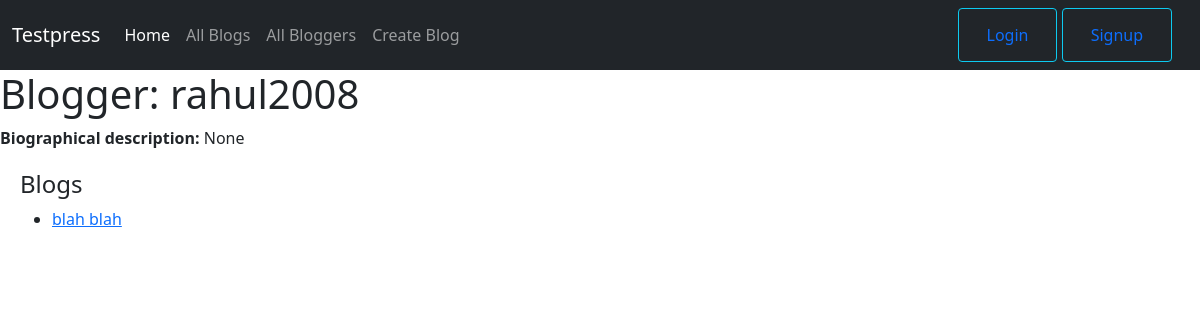
/blog/blogger/5, run on an earlier commit of the app's database.
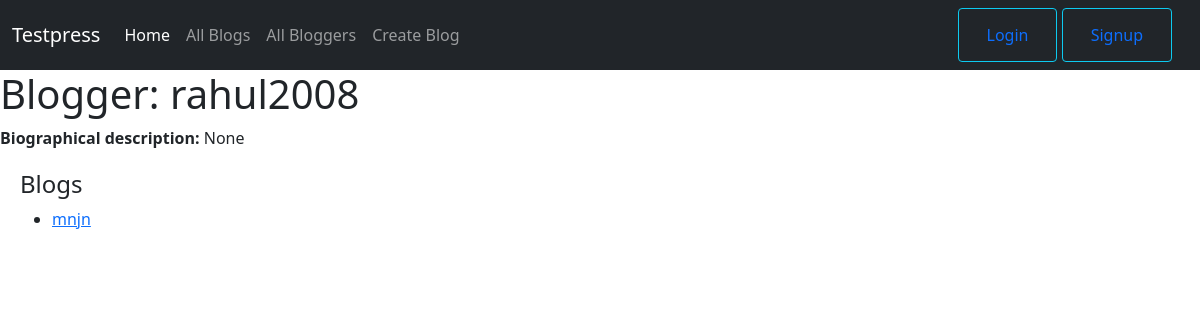
And on a later commit of the database.
### blog/models.py (models this page shows, shortened)
class Blog(models.Model):
    title = models.CharField(max_length=200)
    blog_author = models.ForeignKey('Blogger', on_delete=models.SET_NULL, null=True)
    content = models.TextField(max_length=1000, blank=True)
    post_date = models.DateField(null=True, blank=True)
    def get_absolute_url(self):
        return reverse('blog-detail', args=[str(self.id)])

### blog/views.py (the view)
# urls.py: path('blogger/<int:pk>', views.BloggerDetailView.as_view(), name='blogger-detail'),
class BloggerDetailView(generic.DetailView):
    model = Blogger

### blog/templates/blog/blogger_detail.html
{% extends "base_generic.html" %}
{% block content %}
<h1>Blogger: {{ blogger.name }} </h1>
<p><b>Biographical description: </b>{{ blogger.bio_information}}</p>
<div style="margin-left:20px;margin-top:20px">
<h4>Blogs</h4>
<ul>
    {% for blog in blogger.blog_set.all %}
        <li><a href="{{ blog.get_absolute_url }}">{{ blog.title }}</a></li>
    {% endfor %}
</ul>
</div>
{% endblock %}

What changed in the data, as far as the page shows it:
removed Blog: title "blah blah"
added Blog: title "mnjn"
